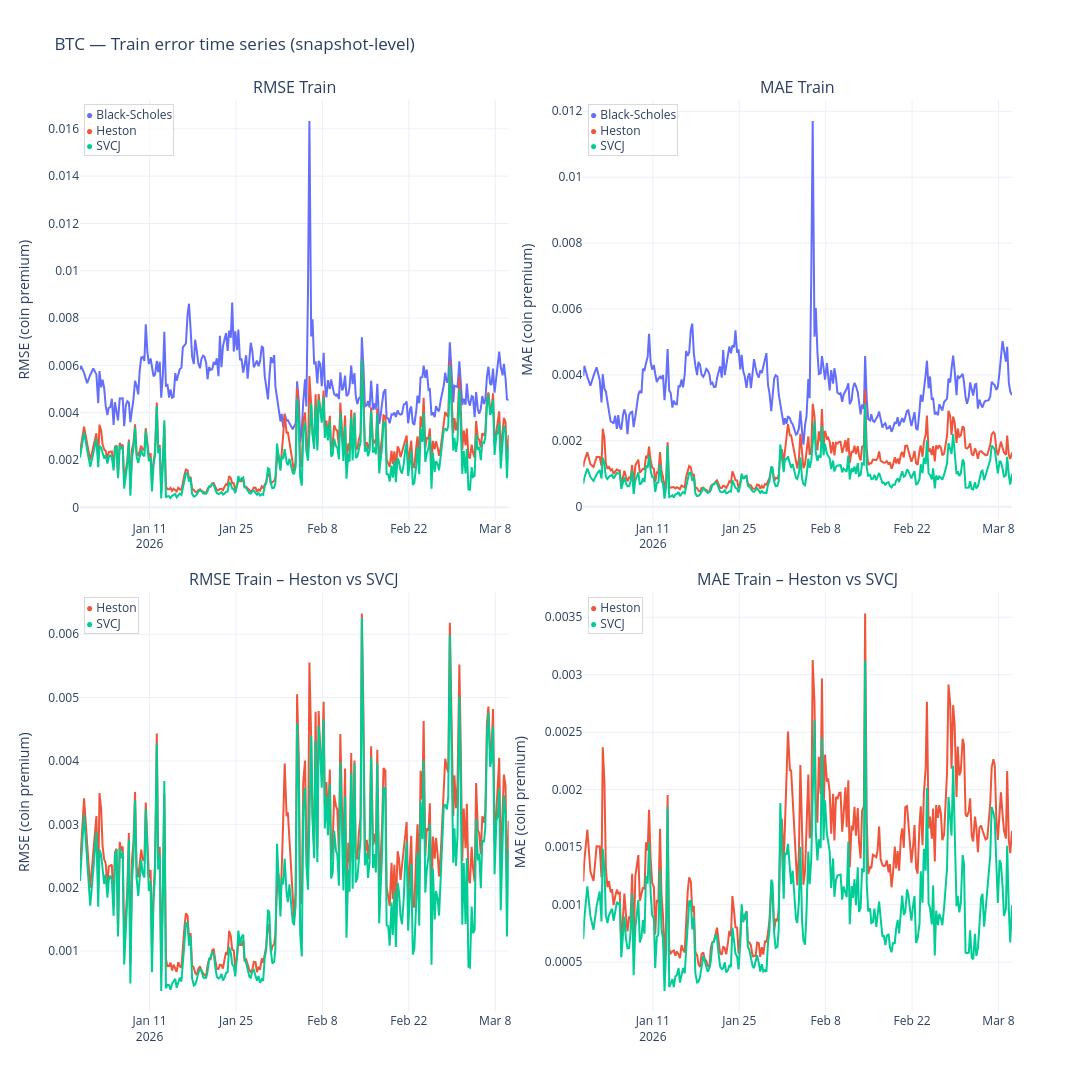
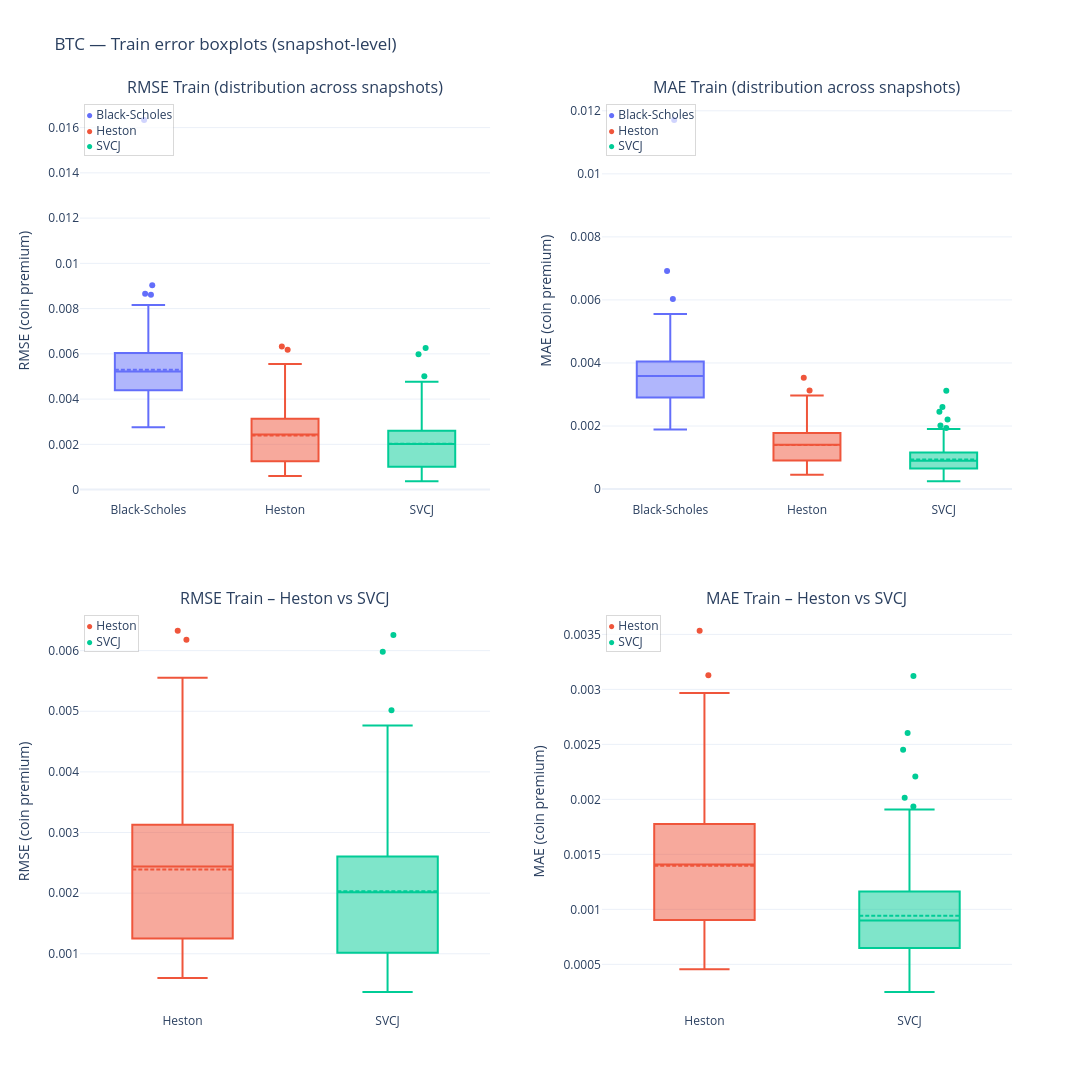
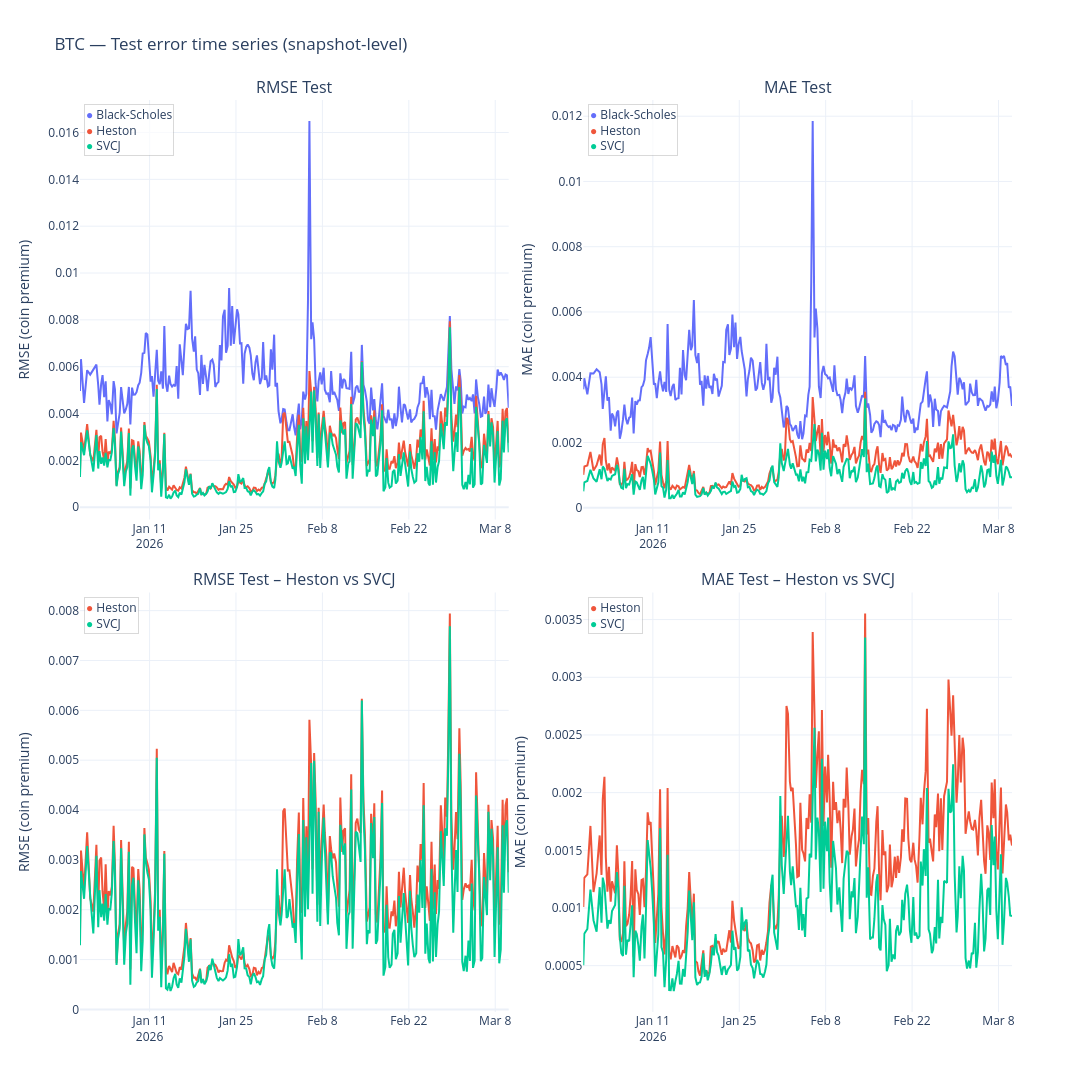
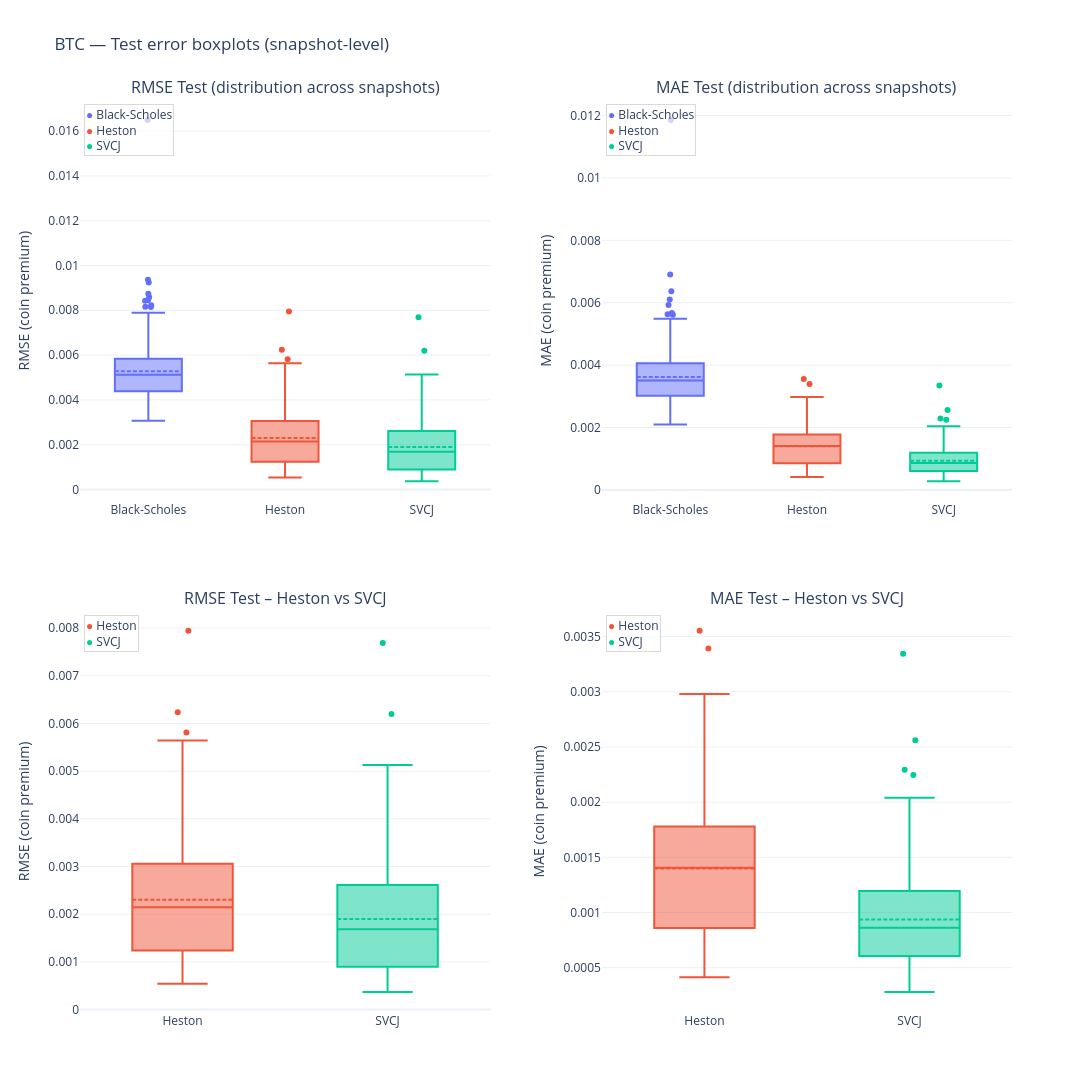

Here is the notebook cell these charts were saved with, in order:
### Markdown cell above
## 10) A single “report runner” per currency

To keep the notebook readable, we wrap the repeated steps into one function that:
- prints key counts,
- displays error time series + boxplots (train & test),
- outputs error summary tables (train & test),
- outputs spread-relative diagnostics (train & test),
- outputs bucket plots (test),
- outputs convergence diagnostics (already global),
- outputs parameter stability and near-bound tables.

### Code cell
def run_currency_report(currency: str, n_boot: int = 3000):
    print("="*90)
    print(f"REPORT — {currency}")
    print("="*90)

    # basic coverage
    sub = results_long[results_long["currency"]==currency]
    snap_count = sub["timestamp"].nunique()
    print("Snapshots:", snap_count)
    print("Success rates:")
    display(sub.groupby("model")["success"].mean().to_frame("success_rate"))

    # ---------------- errors (train/test) ----------------
    for split in ["train","test"]:
        fig_ts = plot_error_timeseries(results_long, currency, split=split)
        fig_ts.show()

        fig_box = plot_error_boxplots(results_long, currency, split=split)
        fig_box.show()

        tbl = error_summary_table(results_long, currency, split=split, n_boot=n_boot)
        print(f"Summary table — {currency} / {split}")
        display(tbl)

    # ---------------- spread-relative diagnostics (train/test) ----------------
    for split in ["train","test"]:
        fig_sp = spread_metric_timeseries(opt_metrics, currency, split=split)
        fig_sp.show()

        tbl_sp = spread_metric_summary_table(opt_metrics, currency, split=split, n_boot=n_boot)
        print(f"Spread-relative summary — {currency} / {split}")
        display(tbl_sp)

    # ---------------- bucket analyses (test) ----------------
    print("Bucket tables (test) — moneyness & maturity")
    display(bucket_summary_table(bucket_all, currency, "moneyness", n_boot=max(1000, n_boot//2)))
    display(bucket_summary_table(bucket_all, currency, "maturity",  n_boot=max(1000, n_boot//2)))

    plot_bucket_bars(bucket_all, currency, "moneyness").show()
    plot_bucket_bars(bucket_all, currency, "maturity").show()

    # ---------------- parameter stability ----------------
    print("Parameter stability — Heston")
    hes_params = ["kappa","theta","sigma_v","rho","v0","feller_ratio"]
    plot_param_timeseries(results_long, currency, "Heston", hes_params, f"{currency} — Heston parameter time series").show()
    plot_param_boxplots(results_long, currency, "Heston", hes_params, f"{currency} — Heston parameter distributions").show()
    display(near_bound_rates(results_long[results_long["currency"]==currency], "Heston"))

    print("Parameter stability — SVCJ")
    svcj_params = ["kappa","theta","sigma_v","rho","v0","lam","ell_y","sigma_y","ell_v","rho_j","feller_ratio"]
    plot_param_timeseries(results_long, currency, "SVCJ", svcj_params, f"{currency} — SVCJ parameter time series").show()
    plot_param_boxplots(results_long, currency, "SVCJ", svcj_params, f"{currency} — SVCJ parameter distributions").show()
    display(near_bound_rates(results_long[results_long["currency"]==currency], "SVCJ"))

# ---- run reports (toggle) ----
RUN_REPORTS = True
N_BOOT = 3000  # increase for thesis-grade CIs; lower (e.g. 1000) for faster iteration

if RUN_REPORTS:
    run_currency_report("BTC", n_boot=N_BOOT)
    run_currency_report("ETH", n_boot=N_BOOT)
else:
    print("RUN_REPORTS=False. Set RUN_REPORTS=True to generate the full BTC/ETH report outputs.")

### Figure 1 — Plotly figure (JSON) as saved in the notebook; plotly's stock layout.template omitted (floating-point values rounded to 4 significant figures; data arrays with more than 128 entries replaced by an {"elided": "..."} marker saying what was removed)
{"data": [{"line": {"color": "#636EFA", "width": 2}, "mode": "lines", "name": "Black-Scholes", "showlegend": false, "type": "scatter", "x": {"elided": "272 str values"}, "xaxis": "x", "y": {"elided": "272 float values"}, "yaxis": "y"}, {"line": {"color": "#636EFA", "width": 2}, "mode": "lines", "name": "Black-Scholes", "showlegend": false, "type": "scatter", "x": {"elided": "272 str values"}, "xaxis": "x2", "y": {"elided": "272 float values"}, "yaxis": "y2"}, {"line": {"color": "#EF553B", "width": 2}, "mode": "lines", "name": "Heston", "showlegend": false, "type": "scatter", "x": {"elided": "272 str values"}, "xaxis": "x", "y": {"elided": "272 float values"}, "yaxis": "y"}, {"line": {"color": "#EF553B", "width": 2}, "mode": "lines", "name": "Heston", "showlegend": false, "type": "scatter", "x": {"elided": "272 str values"}, "xaxis": "x2", "y": {"elided": "272 float values"}, "yaxis": "y2"}, {"line": {"color": "#00CC96", "width": 2}, "mode": "lines", "name": "SVCJ", "showlegend": false, "type": "scatter", "x": {"elided": "270 str values"}, "xaxis": "x", "y": {"elided": "270 float values"}, "yaxis": "y"}, {"line": {"color": "#00CC96", "width": 2}, "mode": "lines", "name": "SVCJ", "showlegend": false, "type": "scatter", "x": {"elided": "270 str values"}, "xaxis": "x2", "y": {"elided": "270 float values"}, "yaxis": "y2"}, {"line": {"color": "#EF553B", "width": 2}, "mode": "lines", "name": "Heston", "showlegend": false, "type": "scatter", "x": {"elided": "272 str values"}, "xaxis": "x3", "y": {"elided": "272 float values"}, "yaxis": "y3"}, {"line": {"color": "#EF553B", "width": 2}, "mode": "lines", "name": "Heston", "showlegend": false, "type": "scatter", "x": {"elided": "272 str values"}, "xaxis": "x4", "y": {"elided": "272 float values"}, "yaxis": "y4"}, {"line": {"color": "#00CC96", "width": 2}, "mode": "lines", "name": "SVCJ", "showlegend": false, "type": "scatter", "x": {"elided": "270 str values"}, "xaxis": "x3", "y": {"elided": "270 float values"}, "yaxis": "y3"}, {"line": {"color": "#00CC96", "width": 2}, "mode": "lines", "name": "SVCJ", "showlegend": false, "type": "scatter", "x": {"elided": "270 str values"}, "xaxis": "x4", "y": {"elided": "270 float values"}, "yaxis": "y4"}], "layout": {"annotations": [{"font": {"size": 16}, "showarrow": false, "text": "RMSE Train", "x": 0.23, "xanchor": "center", "xref": "paper", "y": 1, "yanchor": "bottom", "yref": "paper"}, {"font": {"size": 16}, "showarrow": false, "text": "MAE Train", "x": 0.77, "xanchor": "center", "xref": "paper", "y": 1, "yanchor": "bottom", "yref": "paper"}, {"font": {"size": 16}, "showarrow": false, "text": "RMSE Train – Heston vs SVCJ", "x": 0.23, "xanchor": "center", "xref": "paper", "y": 0.46, "yanchor": "bottom", "yref": "paper"}, {"font": {"size": 16}, "showarrow": false, "text": "MAE Train – Heston vs SVCJ", "x": 0.77, "xanchor": "center", "xref": "paper", "y": 0.46, "yanchor": "bottom", "yref": "paper"}, {"align": "left", "bgcolor": "rgba(255,255,255,0.70)", "bordercolor": "rgba(0,0,0,0.15)", "borderwidth": 1, "font": {"size": 12}, "showarrow": false, "text": "<span style='color:#636EFA'>●</span> Black-Scholes<br><span style='color:#EF553B'>●</span> Heston<br><span style='color:#00CC96'>●</span> SVCJ", "x": 0.01, "xref": "x domain", "y": 0.99, "yref": "y domain"}, {"align": "left", "bgcolor": "rgba(255,255,255,0.70)", "bordercolor": "rgba(0,0,0,0.15)", "borderwidth": 1, "font": {"size": 12}, "showarrow": false, "text": "<span style='color:#636EFA'>●</span> Black-Scholes<br><span style='color:#EF553B'>●</span> Heston<br><span style='color:#00CC96'>●</span> SVCJ", "x": 0.01, "xref": "x2 domain", "y": 0.99, "yref": "y2 domain"}, {"align": "left", "bgcolor": "rgba(255,255,255,0.70)", "bordercolor": "rgba(0,0,0,0.15)", "borderwidth": 1, "font": {"size": 12}, "showarrow": false, "text": "<span style='color:#EF553B'>●</span> Heston<br><span style='color:#00CC96'>●</span> SVCJ", "x": 0.01, "xref": "x3 domain", "y": 0.99, "yref": "y3 domain"}, {"align": "left", "bgcolor": "rgba(255,255,255,0.70)", "bordercolor": "rgba(0,0,0,0.15)", "borderwidth": 1, "font": {"size": 12}, "showarrow": false, "text": "<span style='color:#EF553B'>●</span> Heston<br><span style='color:#00CC96'>●</span> SVCJ", "x": 0.01, "xref": "x4 domain", "y": 0.99, "yref": "y4 domain"}], "height": 1100, "showlegend": false, "title": {"text": "BTC — Train error time series (snapshot-level)"}, "width": 1200, "xaxis": {"anchor": "y", "domain": [0, 0.46]}, "xaxis2": {"anchor": "y2", "domain": [0.54, 1]}, "xaxis3": {"anchor": "y3", "domain": [0, 0.46]}, "xaxis4": {"anchor": "y4", "domain": [0.54, 1]}, "yaxis": {"anchor": "x", "domain": [0.54, 1], "title": {"text": "RMSE (coin premium)"}}, "yaxis2": {"anchor": "x2", "domain": [0.54, 1], "title": {"text": "MAE (coin premium)"}}, "yaxis3": {"anchor": "x3", "domain": [0, 0.46], "title": {"text": "RMSE (coin premium)"}}, "yaxis4": {"anchor": "x4", "domain": [0, 0.46], "title": {"text": "MAE (coin premium)"}}}}

### Figure 2 — Plotly figure (JSON) as saved in the notebook; plotly's stock layout.template omitted (floating-point values rounded to 4 significant figures; data arrays with more than 128 entries replaced by an {"elided": "..."} marker saying what was removed)
{"data": [{"boxmean": true, "boxpoints": "outliers", "jitter": 0.15, "marker": {"color": "#636EFA"}, "name": "Black-Scholes", "pointpos": 0, "showlegend": false, "type": "box", "xaxis": "x", "y": {"elided": "272 float values"}, "yaxis": "y"}, {"boxmean": true, "boxpoints": "outliers", "jitter": 0.15, "marker": {"color": "#636EFA"}, "name": "Black-Scholes", "pointpos": 0, "showlegend": false, "type": "box", "xaxis": "x2", "y": {"elided": "272 float values"}, "yaxis": "y2"}, {"boxmean": true, "boxpoints": "outliers", "jitter": 0.15, "marker": {"color": "#EF553B"}, "name": "Heston", "pointpos": 0, "showlegend": false, "type": "box", "xaxis": "x", "y": {"elided": "272 float values"}, "yaxis": "y"}, {"boxmean": true, "boxpoints": "outliers", "jitter": 0.15, "marker": {"color": "#EF553B"}, "name": "Heston", "pointpos": 0, "showlegend": false, "type": "box", "xaxis": "x2", "y": {"elided": "272 float values"}, "yaxis": "y2"}, {"boxmean": true, "boxpoints": "outliers", "jitter": 0.15, "marker": {"color": "#00CC96"}, "name": "SVCJ", "pointpos": 0, "showlegend": false, "type": "box", "xaxis": "x", "y": {"elided": "270 float values"}, "yaxis": "y"}, {"boxmean": true, "boxpoints": "outliers", "jitter": 0.15, "marker": {"color": "#00CC96"}, "name": "SVCJ", "pointpos": 0, "showlegend": false, "type": "box", "xaxis": "x2", "y": {"elided": "270 float values"}, "yaxis": "y2"}, {"boxmean": true, "boxpoints": "outliers", "jitter": 0.15, "marker": {"color": "#EF553B"}, "name": "Heston", "pointpos": 0, "showlegend": false, "type": "box", "xaxis": "x3", "y": {"elided": "272 float values"}, "yaxis": "y3"}, {"boxmean": true, "boxpoints": "outliers", "jitter": 0.15, "marker": {"color": "#EF553B"}, "name": "Heston", "pointpos": 0, "showlegend": false, "type": "box", "xaxis": "x4", "y": {"elided": "272 float values"}, "yaxis": "y4"}, {"boxmean": true, "boxpoints": "outliers", "jitter": 0.15, "marker": {"color": "#00CC96"}, "name": "SVCJ", "pointpos": 0, "showlegend": false, "type": "box", "xaxis": "x3", "y": {"elided": "270 float values"}, "yaxis": "y3"}, {"boxmean": true, "boxpoints": "outliers", "jitter": 0.15, "marker": {"color": "#00CC96"}, "name": "SVCJ", "pointpos": 0, "showlegend": false, "type": "box", "xaxis": "x4", "y": {"elided": "270 float values"}, "yaxis": "y4"}], "layout": {"annotations": [{"font": {"size": 16}, "showarrow": false, "text": "RMSE Train (distribution across snapshots)", "x": 0.22, "xanchor": "center", "xref": "paper", "y": 1, "yanchor": "bottom", "yref": "paper"}, {"font": {"size": 16}, "showarrow": false, "text": "MAE Train (distribution across snapshots)", "x": 0.78, "xanchor": "center", "xref": "paper", "y": 1, "yanchor": "bottom", "yref": "paper"}, {"font": {"size": 16}, "showarrow": false, "text": "RMSE Train – Heston vs SVCJ", "x": 0.22, "xanchor": "center", "xref": "paper", "y": 0.44, "yanchor": "bottom", "yref": "paper"}, {"font": {"size": 16}, "showarrow": false, "text": "MAE Train – Heston vs SVCJ", "x": 0.78, "xanchor": "center", "xref": "paper", "y": 0.44, "yanchor": "bottom", "yref": "paper"}, {"align": "left", "bgcolor": "rgba(255,255,255,0.70)", "bordercolor": "rgba(0,0,0,0.15)", "borderwidth": 1, "font": {"size": 12}, "showarrow": false, "text": "<span style='color:#636EFA'>●</span> Black-Scholes<br><span style='color:#EF553B'>●</span> Heston<br><span style='color:#00CC96'>●</span> SVCJ", "x": 0.01, "xref": "x domain", "y": 0.99, "yref": "y domain"}, {"align": "left", "bgcolor": "rgba(255,255,255,0.70)", "bordercolor": "rgba(0,0,0,0.15)", "borderwidth": 1, "font": {"size": 12}, "showarrow": false, "text": "<span style='color:#636EFA'>●</span> Black-Scholes<br><span style='color:#EF553B'>●</span> Heston<br><span style='color:#00CC96'>●</span> SVCJ", "x": 0.01, "xref": "x2 domain", "y": 0.99, "yref": "y2 domain"}, {"align": "left", "bgcolor": "rgba(255,255,255,0.70)", "bordercolor": "rgba(0,0,0,0.15)", "borderwidth": 1, "font": {"size": 12}, "showarrow": false, "text": "<span style='color:#EF553B'>●</span> Heston<br><span style='color:#00CC96'>●</span> SVCJ", "x": 0.01, "xref": "x3 domain", "y": 0.99, "yref": "y3 domain"}, {"align": "left", "bgcolor": "rgba(255,255,255,0.70)", "bordercolor": "rgba(0,0,0,0.15)", "borderwidth": 1, "font": {"size": 12}, "showarrow": false, "text": "<span style='color:#EF553B'>●</span> Heston<br><span style='color:#00CC96'>●</span> SVCJ", "x": 0.01, "xref": "x4 domain", "y": 0.99, "yref": "y4 domain"}], "height": 1100, "showlegend": false, "title": {"text": "BTC — Train error boxplots (snapshot-level)"}, "width": 1200, "xaxis": {"anchor": "y", "domain": [0, 0.44]}, "xaxis2": {"anchor": "y2", "domain": [0.56, 1]}, "xaxis3": {"anchor": "y3", "domain": [0, 0.44]}, "xaxis4": {"anchor": "y4", "domain": [0.56, 1]}, "yaxis": {"anchor": "x", "domain": [0.56, 1], "title": {"text": "RMSE (coin premium)"}}, "yaxis2": {"anchor": "x2", "domain": [0.56, 1], "title": {"text": "MAE (coin premium)"}}, "yaxis3": {"anchor": "x3", "domain": [0, 0.44], "title": {"text": "RMSE (coin premium)"}}, "yaxis4": {"anchor": "x4", "domain": [0, 0.44], "title": {"text": "MAE (coin premium)"}}}}

### Figure 3 — Plotly figure (JSON) as saved in the notebook; plotly's stock layout.template omitted (floating-point values rounded to 4 significant figures; data arrays with more than 128 entries replaced by an {"elided": "..."} marker saying what was removed)
{"data": [{"line": {"color": "#636EFA", "width": 2}, "mode": "lines", "name": "Black-Scholes", "showlegend": false, "type": "scatter", "x": {"elided": "272 str values"}, "xaxis": "x", "y": {"elided": "272 float values"}, "yaxis": "y"}, {"line": {"color": "#636EFA", "width": 2}, "mode": "lines", "name": "Black-Scholes", "showlegend": false, "type": "scatter", "x": {"elided": "272 str values"}, "xaxis": "x2", "y": {"elided": "272 float values"}, "yaxis": "y2"}, {"line": {"color": "#EF553B", "width": 2}, "mode": "lines", "name": "Heston", "showlegend": false, "type": "scatter", "x": {"elided": "272 str values"}, "xaxis": "x", "y": {"elided": "272 float values"}, "yaxis": "y"}, {"line": {"color": "#EF553B", "width": 2}, "mode": "lines", "name": "Heston", "showlegend": false, "type": "scatter", "x": {"elided": "272 str values"}, "xaxis": "x2", "y": {"elided": "272 float values"}, "yaxis": "y2"}, {"line": {"color": "#00CC96", "width": 2}, "mode": "lines", "name": "SVCJ", "showlegend": false, "type": "scatter", "x": {"elided": "270 str values"}, "xaxis": "x", "y": {"elided": "270 float values"}, "yaxis": "y"}, {"line": {"color": "#00CC96", "width": 2}, "mode": "lines", "name": "SVCJ", "showlegend": false, "type": "scatter", "x": {"elided": "270 str values"}, "xaxis": "x2", "y": {"elided": "270 float values"}, "yaxis": "y2"}, {"line": {"color": "#EF553B", "width": 2}, "mode": "lines", "name": "Heston", "showlegend": false, "type": "scatter", "x": {"elided": "272 str values"}, "xaxis": "x3", "y": {"elided": "272 float values"}, "yaxis": "y3"}, {"line": {"color": "#EF553B", "width": 2}, "mode": "lines", "name": "Heston", "showlegend": false, "type": "scatter", "x": {"elided": "272 str values"}, "xaxis": "x4", "y": {"elided": "272 float values"}, "yaxis": "y4"}, {"line": {"color": "#00CC96", "width": 2}, "mode": "lines", "name": "SVCJ", "showlegend": false, "type": "scatter", "x": {"elided": "270 str values"}, "xaxis": "x3", "y": {"elided": "270 float values"}, "yaxis": "y3"}, {"line": {"color": "#00CC96", "width": 2}, "mode": "lines", "name": "SVCJ", "showlegend": false, "type": "scatter", "x": {"elided": "270 str values"}, "xaxis": "x4", "y": {"elided": "270 float values"}, "yaxis": "y4"}], "layout": {"annotations": [{"font": {"size": 16}, "showarrow": false, "text": "RMSE Test", "x": 0.23, "xanchor": "center", "xref": "paper", "y": 1, "yanchor": "bottom", "yref": "paper"}, {"font": {"size": 16}, "showarrow": false, "text": "MAE Test", "x": 0.77, "xanchor": "center", "xref": "paper", "y": 1, "yanchor": "bottom", "yref": "paper"}, {"font": {"size": 16}, "showarrow": false, "text": "RMSE Test – Heston vs SVCJ", "x": 0.23, "xanchor": "center", "xref": "paper", "y": 0.46, "yanchor": "bottom", "yref": "paper"}, {"font": {"size": 16}, "showarrow": false, "text": "MAE Test – Heston vs SVCJ", "x": 0.77, "xanchor": "center", "xref": "paper", "y": 0.46, "yanchor": "bottom", "yref": "paper"}, {"align": "left", "bgcolor": "rgba(255,255,255,0.70)", "bordercolor": "rgba(0,0,0,0.15)", "borderwidth": 1, "font": {"size": 12}, "showarrow": false, "text": "<span style='color:#636EFA'>●</span> Black-Scholes<br><span style='color:#EF553B'>●</span> Heston<br><span style='color:#00CC96'>●</span> SVCJ", "x": 0.01, "xref": "x domain", "y": 0.99, "yref": "y domain"}, {"align": "left", "bgcolor": "rgba(255,255,255,0.70)", "bordercolor": "rgba(0,0,0,0.15)", "borderwidth": 1, "font": {"size": 12}, "showarrow": false, "text": "<span style='color:#636EFA'>●</span> Black-Scholes<br><span style='color:#EF553B'>●</span> Heston<br><span style='color:#00CC96'>●</span> SVCJ", "x": 0.01, "xref": "x2 domain", "y": 0.99, "yref": "y2 domain"}, {"align": "left", "bgcolor": "rgba(255,255,255,0.70)", "bordercolor": "rgba(0,0,0,0.15)", "borderwidth": 1, "font": {"size": 12}, "showarrow": false, "text": "<span style='color:#EF553B'>●</span> Heston<br><span style='color:#00CC96'>●</span> SVCJ", "x": 0.01, "xref": "x3 domain", "y": 0.99, "yref": "y3 domain"}, {"align": "left", "bgcolor": "rgba(255,255,255,0.70)", "bordercolor": "rgba(0,0,0,0.15)", "borderwidth": 1, "font": {"size": 12}, "showarrow": false, "text": "<span style='color:#EF553B'>●</span> Heston<br><span style='color:#00CC96'>●</span> SVCJ", "x": 0.01, "xref": "x4 domain", "y": 0.99, "yref": "y4 domain"}], "height": 1100, "showlegend": false, "title": {"text": "BTC — Test error time series (snapshot-level)"}, "width": 1200, "xaxis": {"anchor": "y", "domain": [0, 0.46]}, "xaxis2": {"anchor": "y2", "domain": [0.54, 1]}, "xaxis3": {"anchor": "y3", "domain": [0, 0.46]}, "xaxis4": {"anchor": "y4", "domain": [0.54, 1]}, "yaxis": {"anchor": "x", "domain": [0.54, 1], "title": {"text": "RMSE (coin premium)"}}, "yaxis2": {"anchor": "x2", "domain": [0.54, 1], "title": {"text": "MAE (coin premium)"}}, "yaxis3": {"anchor": "x3", "domain": [0, 0.46], "title": {"text": "RMSE (coin premium)"}}, "yaxis4": {"anchor": "x4", "domain": [0, 0.46], "title": {"text": "MAE (coin premium)"}}}}

### Figure 4 — Plotly figure (JSON) as saved in the notebook; plotly's stock layout.template omitted (floating-point values rounded to 4 significant figures; data arrays with more than 128 entries replaced by an {"elided": "..."} marker saying what was removed)
{"data": [{"boxmean": true, "boxpoints": "outliers", "jitter": 0.15, "marker": {"color": "#636EFA"}, "name": "Black-Scholes", "pointpos": 0, "showlegend": false, "type": "box", "xaxis": "x", "y": {"elided": "272 float values"}, "yaxis": "y"}, {"boxmean": true, "boxpoints": "outliers", "jitter": 0.15, "marker": {"color": "#636EFA"}, "name": "Black-Scholes", "pointpos": 0, "showlegend": false, "type": "box", "xaxis": "x2", "y": {"elided": "272 float values"}, "yaxis": "y2"}, {"boxmean": true, "boxpoints": "outliers", "jitter": 0.15, "marker": {"color": "#EF553B"}, "name": "Heston", "pointpos": 0, "showlegend": false, "type": "box", "xaxis": "x", "y": {"elided": "272 float values"}, "yaxis": "y"}, {"boxmean": true, "boxpoints": "outliers", "jitter": 0.15, "marker": {"color": "#EF553B"}, "name": "Heston", "pointpos": 0, "showlegend": false, "type": "box", "xaxis": "x2", "y": {"elided": "272 float values"}, "yaxis": "y2"}, {"boxmean": true, "boxpoints": "outliers", "jitter": 0.15, "marker": {"color": "#00CC96"}, "name": "SVCJ", "pointpos": 0, "showlegend": false, "type": "box", "xaxis": "x", "y": {"elided": "270 float values"}, "yaxis": "y"}, {"boxmean": true, "boxpoints": "outliers", "jitter": 0.15, "marker": {"color": "#00CC96"}, "name": "SVCJ", "pointpos": 0, "showlegend": false, "type": "box", "xaxis": "x2", "y": {"elided": "270 float values"}, "yaxis": "y2"}, {"boxmean": true, "boxpoints": "outliers", "jitter": 0.15, "marker": {"color": "#EF553B"}, "name": "Heston", "pointpos": 0, "showlegend": false, "type": "box", "xaxis": "x3", "y": {"elided": "272 float values"}, "yaxis": "y3"}, {"boxmean": true, "boxpoints": "outliers", "jitter": 0.15, "marker": {"color": "#EF553B"}, "name": "Heston", "pointpos": 0, "showlegend": false, "type": "box", "xaxis": "x4", "y": {"elided": "272 float values"}, "yaxis": "y4"}, {"boxmean": true, "boxpoints": "outliers", "jitter": 0.15, "marker": {"color": "#00CC96"}, "name": "SVCJ", "pointpos": 0, "showlegend": false, "type": "box", "xaxis": "x3", "y": {"elided": "270 float values"}, "yaxis": "y3"}, {"boxmean": true, "boxpoints": "outliers", "jitter": 0.15, "marker": {"color": "#00CC96"}, "name": "SVCJ", "pointpos": 0, "showlegend": false, "type": "box", "xaxis": "x4", "y": {"elided": "270 float values"}, "yaxis": "y4"}], "layout": {"annotations": [{"font": {"size": 16}, "showarrow": false, "text": "RMSE Test (distribution across snapshots)", "x": 0.22, "xanchor": "center", "xref": "paper", "y": 1, "yanchor": "bottom", "yref": "paper"}, {"font": {"size": 16}, "showarrow": false, "text": "MAE Test (distribution across snapshots)", "x": 0.78, "xanchor": "center", "xref": "paper", "y": 1, "yanchor": "bottom", "yref": "paper"}, {"font": {"size": 16}, "showarrow": false, "text": "RMSE Test – Heston vs SVCJ", "x": 0.22, "xanchor": "center", "xref": "paper", "y": 0.44, "yanchor": "bottom", "yref": "paper"}, {"font": {"size": 16}, "showarrow": false, "text": "MAE Test – Heston vs SVCJ", "x": 0.78, "xanchor": "center", "xref": "paper", "y": 0.44, "yanchor": "bottom", "yref": "paper"}, {"align": "left", "bgcolor": "rgba(255,255,255,0.70)", "bordercolor": "rgba(0,0,0,0.15)", "borderwidth": 1, "font": {"size": 12}, "showarrow": false, "text": "<span style='color:#636EFA'>●</span> Black-Scholes<br><span style='color:#EF553B'>●</span> Heston<br><span style='color:#00CC96'>●</span> SVCJ", "x": 0.01, "xref": "x domain", "y": 0.99, "yref": "y domain"}, {"align": "left", "bgcolor": "rgba(255,255,255,0.70)", "bordercolor": "rgba(0,0,0,0.15)", "borderwidth": 1, "font": {"size": 12}, "showarrow": false, "text": "<span style='color:#636EFA'>●</span> Black-Scholes<br><span style='color:#EF553B'>●</span> Heston<br><span style='color:#00CC96'>●</span> SVCJ", "x": 0.01, "xref": "x2 domain", "y": 0.99, "yref": "y2 domain"}, {"align": "left", "bgcolor": "rgba(255,255,255,0.70)", "bordercolor": "rgba(0,0,0,0.15)", "borderwidth": 1, "font": {"size": 12}, "showarrow": false, "text": "<span style='color:#EF553B'>●</span> Heston<br><span style='color:#00CC96'>●</span> SVCJ", "x": 0.01, "xref": "x3 domain", "y": 0.99, "yref": "y3 domain"}, {"align": "left", "bgcolor": "rgba(255,255,255,0.70)", "bordercolor": "rgba(0,0,0,0.15)", "borderwidth": 1, "font": {"size": 12}, "showarrow": false, "text": "<span style='color:#EF553B'>●</span> Heston<br><span style='color:#00CC96'>●</span> SVCJ", "x": 0.01, "xref": "x4 domain", "y": 0.99, "yref": "y4 domain"}], "height": 1100, "showlegend": false, "title": {"text": "BTC — Test error boxplots (snapshot-level)"}, "width": 1200, "xaxis": {"anchor": "y", "domain": [0, 0.44]}, "xaxis2": {"anchor": "y2", "domain": [0.56, 1]}, "xaxis3": {"anchor": "y3", "domain": [0, 0.44]}, "xaxis4": {"anchor": "y4", "domain": [0.56, 1]}, "yaxis": {"anchor": "x", "domain": [0.56, 1], "title": {"text": "RMSE (coin premium)"}}, "yaxis2": {"anchor": "x2", "domain": [0.56, 1], "title": {"text": "MAE (coin premium)"}}, "yaxis3": {"anchor": "x3", "domain": [0, 0.44], "title": {"text": "RMSE (coin premium)"}}, "yaxis4": {"anchor": "x4", "domain": [0, 0.44], "title": {"text": "MAE (coin premium)"}}}}
